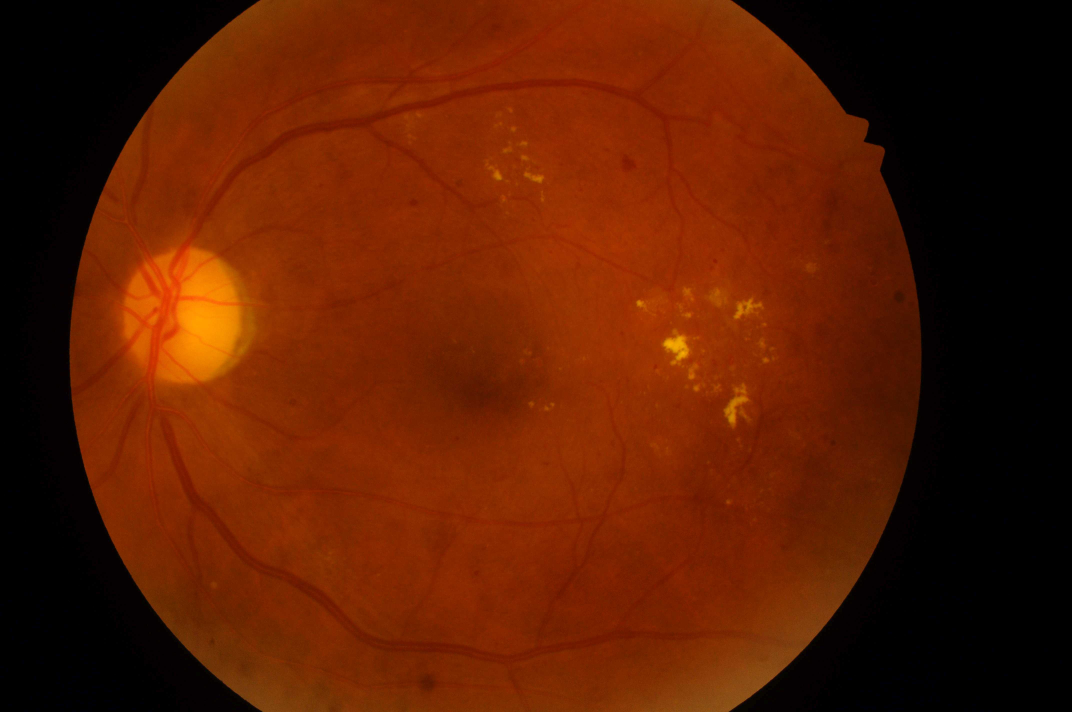
%> input picture data/test/sample_fundus.jpg, 4288 x 2848 px (shown at 1/4 size)
$ octave --eval "result = assessQuality(imread('../../data/test/sample_fundus.jpg'));"   (GNU Octave 9; MATLAB toolbox functions it lacks are replaced by stand-ins)
%> lines starting %> are read from the running program, lines starting %| are printed output that depends on the picture; in (x1, y1, x2, y2) boxes, pixels count from 0 and x2, y2 are one past the last pixel; in counts of white or black regions, pixels touching at a corner belong together; the program's own positions count from 1
### src/quality/focusScore.m
function score = focusScore(image)
% focusScore Calculate a simple sharpness/focus score.
%
% Input:
%   image - RGB or grayscale fundus image
%
% Output:
%   score - mean gradient magnitude

grayImage = im2gray(image);

[Gmag, ~] = imgradient(grayImage);

score = mean(Gmag(:));
end

### src/quality/illuminationScore.m
function score = illuminationScore(image)
% illuminationScore Calculate an illumination score.
%
% Input:
%   image - RGB or grayscale fundus image
%
% Output:
%   score - mean grayscale brightness

grayImage = im2gray(image);

score = mean(double(grayImage(:)));
end

### src/quality/fovScore.m
function [score, details] = fovScore(image)
% fovScore Estimate the visible retinal field of view.
%
% Inputs:
%   image - RGB or grayscale fundus image
%
% Outputs:
%   score   - detected FOV coverage, normalized from 0 to 1
%   details - additional FOV measurements

% Convert to grayscale
grayImage = im2gray(image);

% Reduce resolution for faster processing
graySmall = imresize(grayImage, 0.25);

% Segment the main foreground region
fovMask = imbinarize(graySmall);

% Remove very small regions
fovMask = bwareaopen(fovMask, 500);

% Find connected components
cc = bwconncomp(fovMask);

% Handle case where nothing is detected
if cc.NumObjects == 0
    score = 0;

    details.coverage = 0;
    details.largestRegionFraction = 0;
    details.extent = 0;
    details.centroid = [NaN NaN];
    details.boundingBox = [NaN NaN NaN NaN];

    return
end

% Measure connected components
stats = regionprops(cc, ...
    "Area", ...
    "BoundingBox", ...
    "Centroid", ...
    "Extent");

% Find largest connected region
areas = [stats.Area];
[largestArea, largestIndex] = max(areas);

largestStats = stats(largestIndex);

% Calculate total image area
totalPixels = numel(fovMask);

% FOV coverage
coverage = largestArea / totalPixels;

% Store outputs
score = coverage;

details.coverage = coverage;
details.largestRegionFraction = largestArea / sum(areas);
details.extent = largestStats.Extent;
details.centroid = largestStats.Centroid;
details.boundingBox = largestStats.BoundingBox;
end

### src/quality/assessQuality.m
function qualityResult = assessQuality(image)
% assessQuality Perform overall fundus image quality assessment.
%
% Input:
%   image - RGB or grayscale fundus image
%
% Output:
%   qualityResult - structure containing quality measurements
%
% NOTE:
% The current thresholds are prototype calibration values.
% They are NOT clinically validated thresholds.

% Calculate individual quality features
focus = focusScore(image);
%> in focusScore, `grayImage = im2gray(image);`:
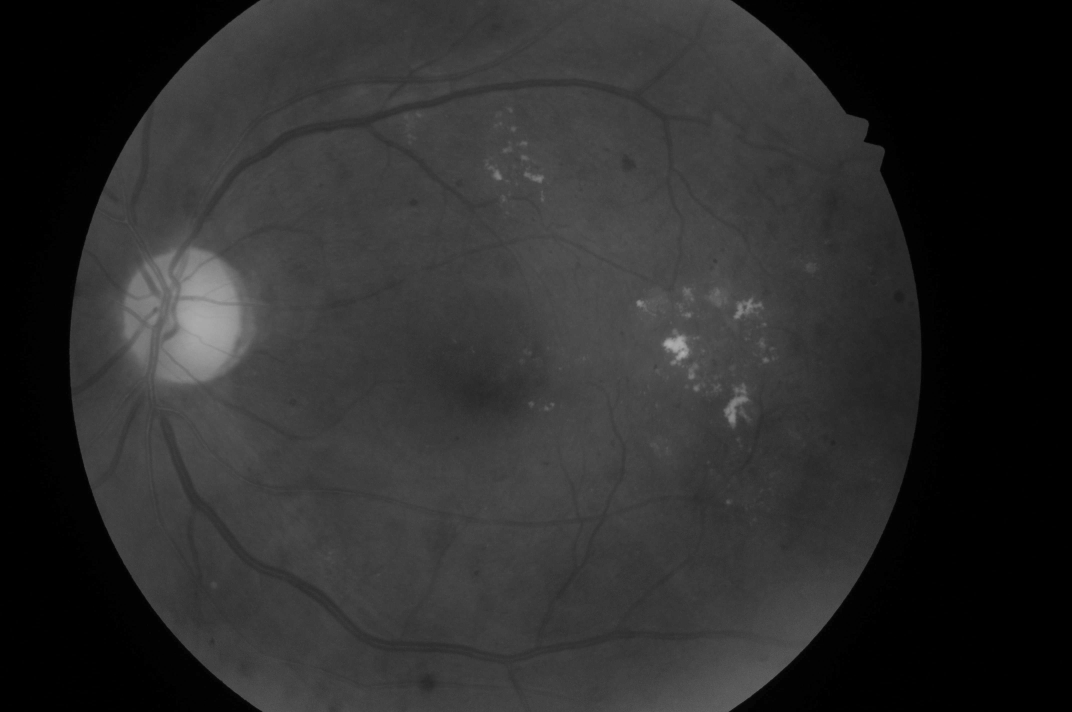
%> grayImage: size 2848x4288 uint8 (shown at 1/4 size); min 0, max 176, mean 44.3
%> in focusScore, `[Gmag, ~] = imgradient(grayImage);`:
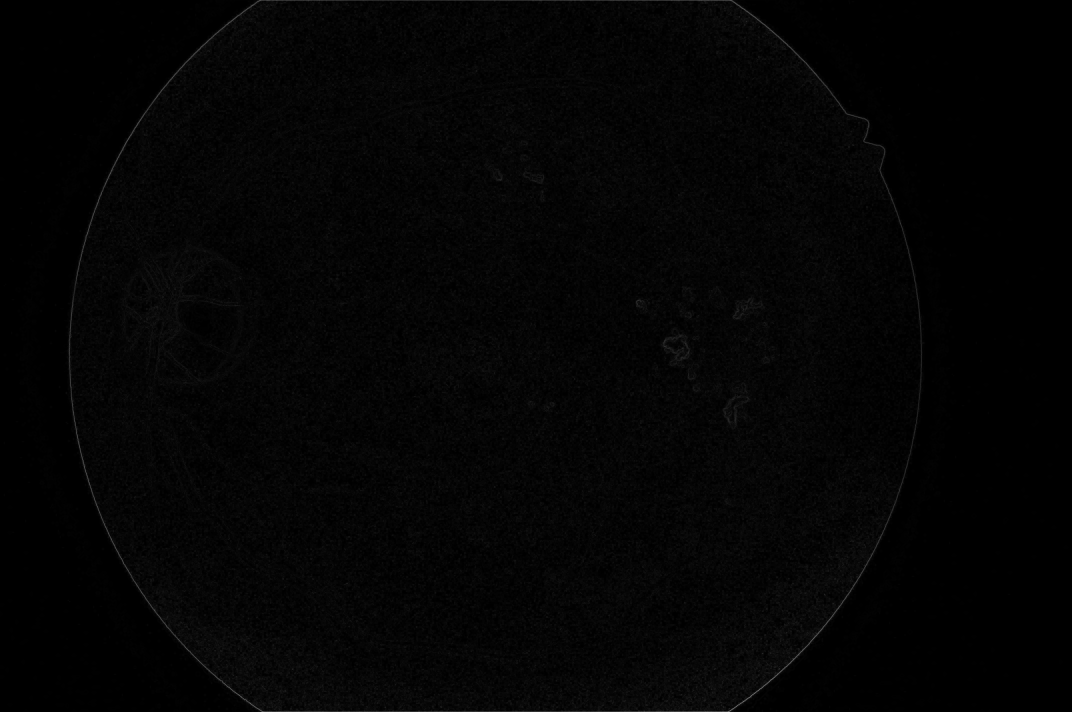
%> Gmag: size 2848x4288 double (shown at 1/4 size); min 0, max 396.1, mean 6.5; drawn with min black and max white
%> in focusScore, `score = mean(Gmag(:));`: score = 6.45
illumination = illuminationScore(image);
[fov, fovDetails] = fovScore(image);

% Store raw measurements
qualityResult.focusScore = focus;
qualityResult.illuminationScore = illumination;
qualityResult.fovScore = fov;

% Store additional FOV information
qualityResult.fovDetails = fovDetails;

% ---------------------------------------------------------
% Prototype normalization
% ---------------------------------------------------------
%
% These values are temporary calibration ranges.
% We will later calibrate them using multiple images.

focusMin = 2;
focusMax = 10;

illuminationMin = 20;
illuminationMax = 100;

fovMin = 0.40;
fovMax = 0.80;

% Normalize each feature to approximately 0-1
focusNormalized = ...
    (focus - focusMin) / (focusMax - focusMin);

illuminationNormalized = ...
    (illumination - illuminationMin) / ...
    (illuminationMax - illuminationMin);

fovNormalized = ...
    (fov - fovMin) / ...
    (fovMax - fovMin);

% Keep values within 0-1
focusNormalized = min(max(focusNormalized,0),1);
illuminationNormalized = min(max(illuminationNormalized,0),1);
fovNormalized = min(max(fovNormalized,0),1);

% Store normalized values
qualityResult.focusNormalized = focusNormalized;
qualityResult.illuminationNormalized = illuminationNormalized;
qualityResult.fovNormalized = fovNormalized;

% Overall prototype quality score
qualityResult.overallScore = ...
    0.40 * focusNormalized + ...
    0.30 * illuminationNormalized + ...
    0.30 * fovNormalized;

% Prototype gradability decision
qualityResult.isGradable = ...
    qualityResult.overallScore >= 0.50;

% Generate feedback
if qualityResult.isGradable
    qualityResult.feedback = ...
        "Image quality acceptable. Proceed with analysis.";
else
    qualityResult.feedback = ...
        "Image quality insufficient. Please recapture the fundus image.";
end
end
%> in illuminationScore, `score = mean(double(grayImage(:)));`: score = 44.33
%> in fovScore, `graySmall = imresize(grayImage, 0.25);`:
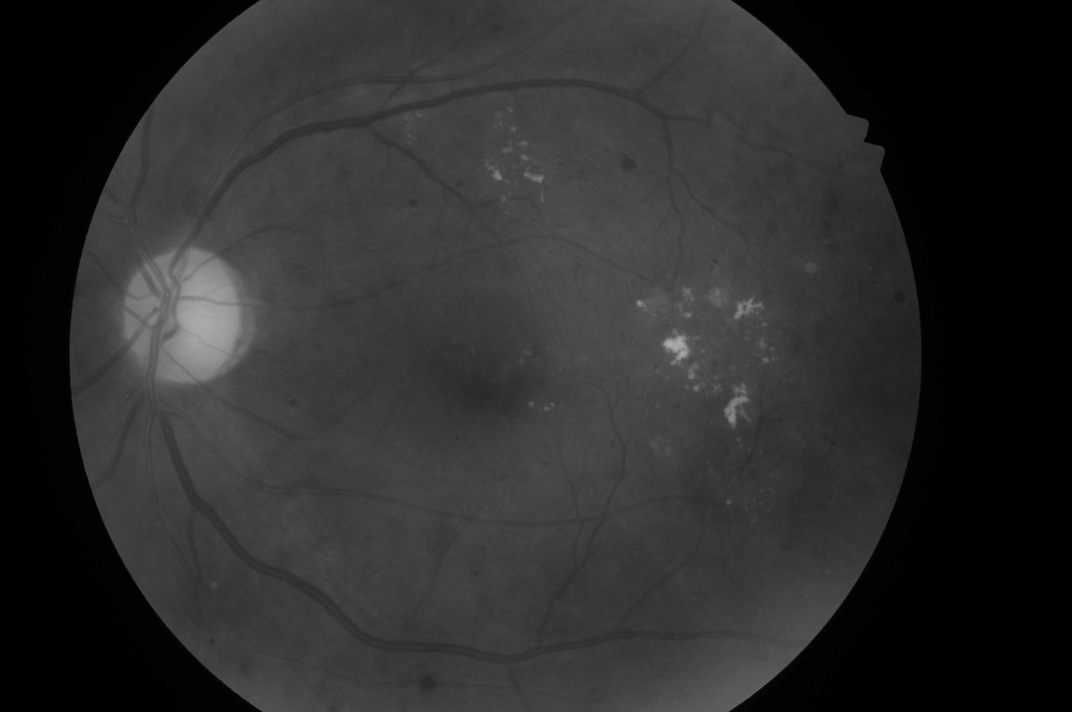
%> graySmall: size 712x1072 uint8; min 0, max 174, mean 44.3
%> in fovScore, `fovMask = imbinarize(graySmall);`:
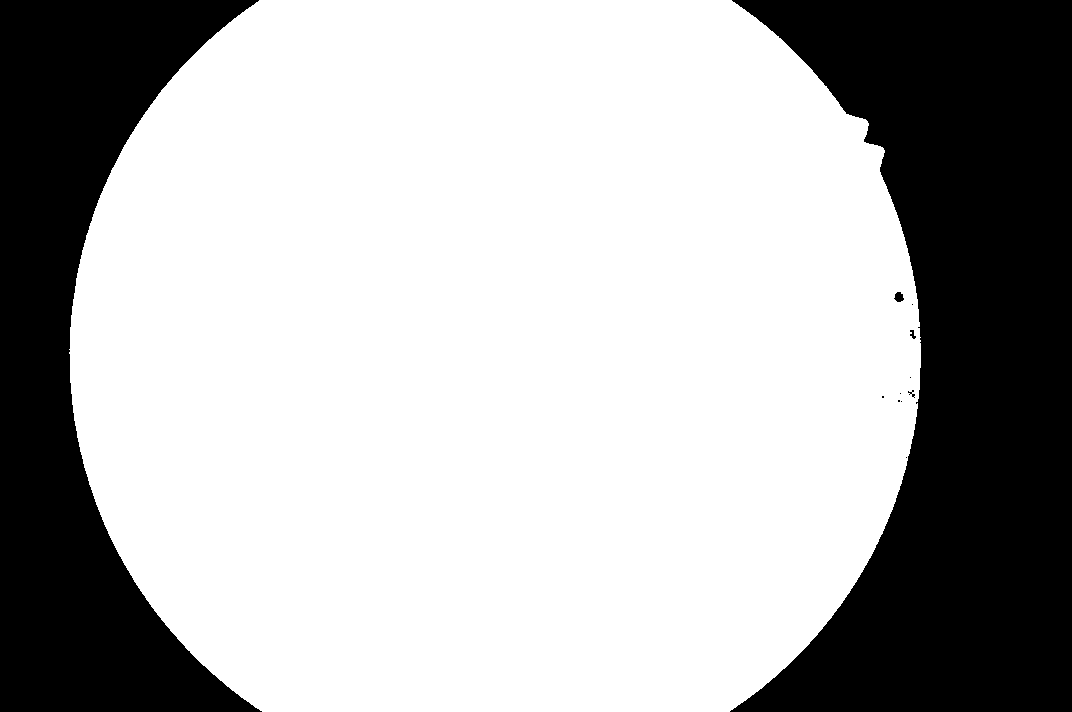
%> fovMask: size 712x1072 logical; 68.9% white; 12 black regions (7 under 20 px)
%> in fovScore, `cc = bwconncomp(fovMask);`: cc = 1 connected component
%> in fovScore, `stats = regionprops(cc, "Area", "BoundingBox", "Centroid", "Extent");`: stats = 1 region; box (x1, y1, x2, y2), Area, Centroid and Extent: (69, 0, 921, 712) 525966 [496.2 356] 0.867
%> in fovScore, `areas = [stats.Area];`: areas = 525966
%> in fovScore, `[largestArea, largestIndex] = max(areas);`: largestIndex = 1
%> in fovScore, `largestStats = stats(largestIndex);`: largestStats has the same summary as stats
%> in fovScore, `coverage = largestArea / totalPixels;`: coverage = 0.689
%> in fovScore, `details.largestRegionFraction = largestArea / sum(areas);`: details.largestRegionFraction = 1
%> in fovScore, `details.extent = largestStats.Extent;`: details.extent = 0.867
%> in fovScore, `details.centroid = largestStats.Centroid;`: details.centroid = [496.2 356]
%> in fovScore, `details.boundingBox = largestStats.BoundingBox;`: details.boundingBox = [69.5 0.5 852 712]
%> in assessQuality, `[fov, fovDetails] = fovScore(image);`: fov = 0.689; fovDetails = {coverage 0.689, largestRegionFraction 1, extent 0.867, centroid [496.2 356], boundingBox [69.5 0.5 852 712]}
%> in assessQuality, `qualityResult.focusScore = focus;`: qualityResult.focusScore = 6.45
%> in assessQuality, `qualityResult.illuminationScore = illumination;`: qualityResult.illuminationScore = 44.33
%> in assessQuality, `qualityResult.fovScore = fov;`: qualityResult.fovScore = 0.689
%> in assessQuality, `qualityResult.fovDetails = fovDetails;`: qualityResult.fovDetails has the same summary as fovDetails
%> in assessQuality, `focusNormalized = (focus - focusMin) / (focusMax - focusMin);`: focusNormalized = 0.557
%> in assessQuality, `illuminationNormalized = (illumination - illuminationMin) / (illuminat..`: illuminationNormalized = 0.304
%> in assessQuality, `fovNormalized = (fov - fovMin) / (fovMax - fovMin);`: fovNormalized = 0.723
%> in assessQuality, `qualityResult.focusNormalized = focusNormalized;`: qualityResult.focusNormalized = 0.557
%> in assessQuality, `qualityResult.illuminationNormalized = illuminationNormalized;`: qualityResult.illuminationNormalized = 0.304
%> in assessQuality, `qualityResult.fovNormalized = fovNormalized;`: qualityResult.fovNormalized = 0.723
%> in assessQuality, `qualityResult.overallScore = 0.40 * focusNormalized + 0.30 * illuminat..`: qualityResult.overallScore = 0.531
%> in assessQuality, `qualityResult.isGradable = qualityResult.overallScore >= 0.50;`: qualityResult.isGradable = true
%> `result = assessQuality(imread('../../data/test/sample_fundus.jpg'));`: result = {focusScore 6.45, illuminationScore 44.33, fovScore 0.689, focusNormalized 0.557, illuminationNormalized 0.304, fovNormalized 0.723}
